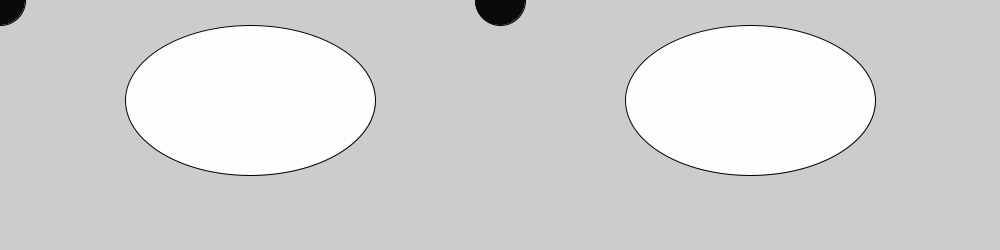
Frame 1 (no input)
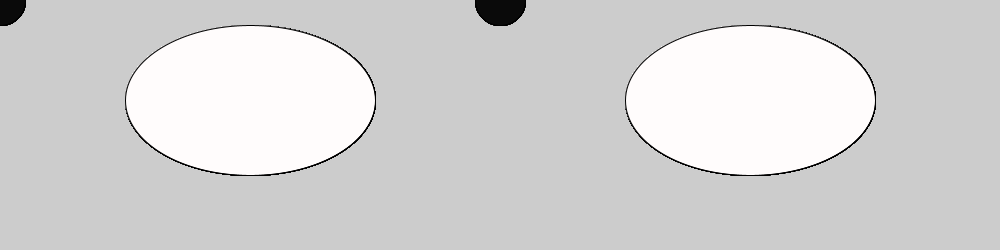
Frame 60 (the mouse pressed at the canvas centre just before this capture)
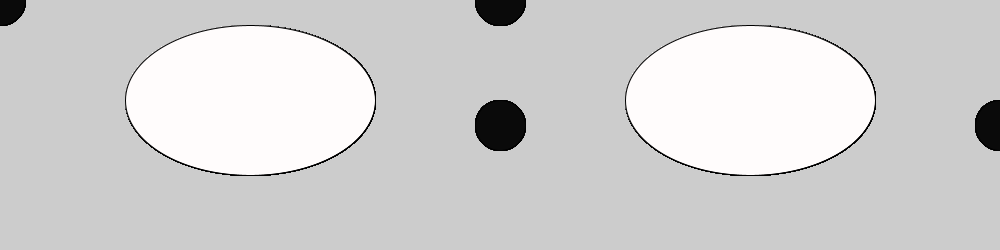
Frame 120 (the mouse held since frame 60 and released just before this capture)

The Processing sketch that drew these frames (run headless with seeded random() and noise(); from frame 60 on, the mouse is pressed at the canvas centre):

// Processing sketch: Googly_Eyes
// ── Googly_Eyes.pde
void setup(){
  size(1000, 250);
}
void draw(){
  fill(#FFFCFC);
  ellipse(250, 100, 250, 150);
  fill(#FFFCFC);
  ellipse(750, 100, 250, 150);
  
  fill(#0A0A0A);
  if(mousePressed){
  print(mouseX + " " + mouseY);
  }
  ellipse(mouseX, mouseY, 50, 50);
  ellipse(mouseX + 500, mouseY, 50, 50);
  
  
}
